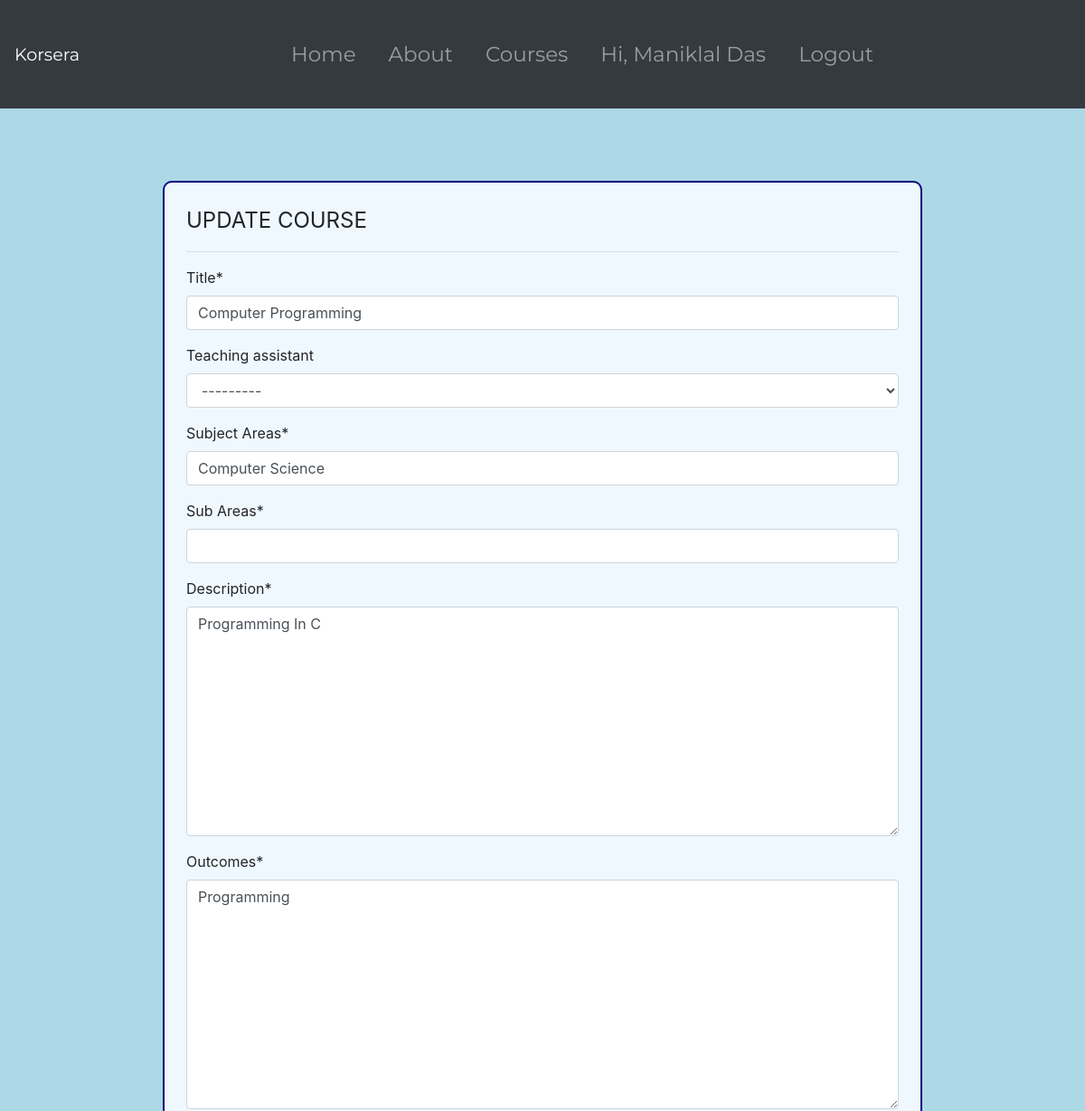
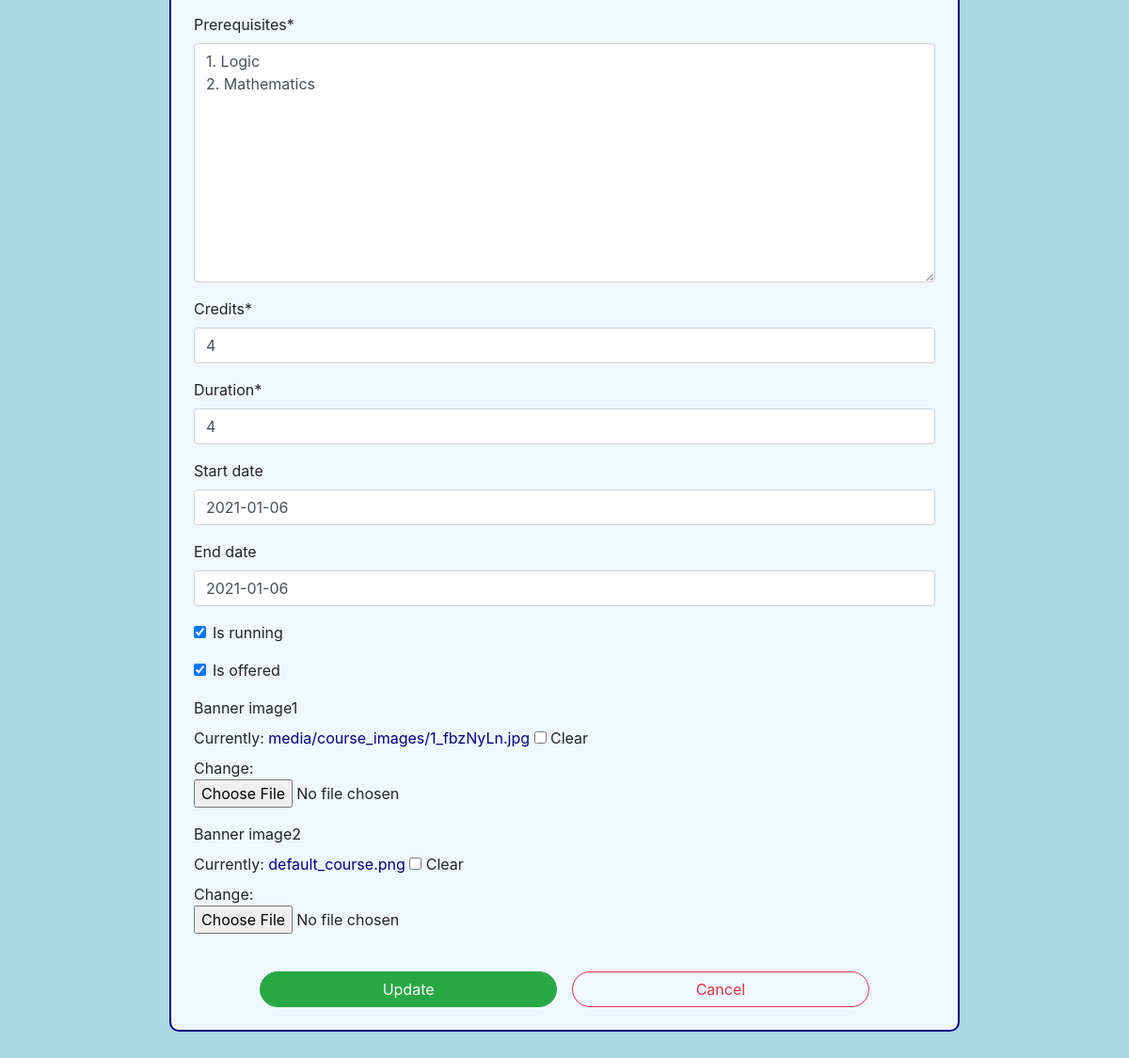
The app's page /courses/1/update/ (signed in) with its own data (2 pictures, top to bottom).
### accounts/models.py (models this page shows, shortened)
class Instructor(models.Model):
    user = models.OneToOneField(User, on_delete=models.CASCADE)
    instructor_id = models.CharField(max_length=20, default="", unique=True)
    name = models.CharField(max_length=100)
    dob = models.DateField(auto_now=False, default=timezone.now)
    age = models.IntegerField(default=18)
    phone = models.CharField(max_length=15, default="+91-")
    gender = models.CharField(max_length=15, choices=GENDER_CHOICES, default="Male")
    address = models.TextField(max_length=1000, default="")
    college = models.CharField(max_length=1000, default="")
    department = models.CharField(max_length=200, default="")
    profile_link = models.CharField(max_length=500)
    image = models.ImageField(upload_to='media/student_pics', default='default_user.png')

### courses/models.py (models this page shows, shortened)
class Course(models.Model):
    course_code = models.CharField(max_length=50, unique=True)
    title = models.CharField(max_length=500)
    department = models.CharField(verbose_name="Subject Areas", max_length=200, default="")
    sub_areas = models.CharField(verbose_name="Sub Areas", max_length=200, default="")
    instructor1 = models.ForeignKey(Instructor, on_delete=models.PROTECT, related_name='instructor1')
    instructor2 = models.ForeignKey(Instructor, on_delete=models.PROTECT, related_name='instructor2', blank=True, null=True)
    teaching_assistant = models.ForeignKey(TeachingAssistant, on_delete=models.PROTECT, related_name='ta', blank=True, null=True)
    current_batch = models.CharField(max_length=10, default="1")
    description = models.TextField(max_length=10000, default="")
    outcomes = models.TextField(max_length=10000, default="")
    prerequisites = models.TextField(max_length=10000, default="")
    credits = models.IntegerField(default=3)
    fee = models.DecimalField(max_digits=7, decimal_places=2)   # Course Fee in INR
    duration = models.IntegerField(default=4)   # Course Duration in weeks
    start_date = models.DateField(auto_now=False, default=timezone.now, blank=True, null=True)
    end_date = models.DateField(auto_now=False, default=timezone.now, blank=True, null=True)
    is_running = models.BooleanField(default=False)
    is_offered = models.BooleanField(default=False)
    banner_image1 = models.ImageField(upload_to='media/course_images', default='default_course.png', blank=True, null=True)
    banner_image2 = models.ImageField(upload_to='media/course_images', default='default_course.png', blank=True, null=True)
    desc_file1 = models.FileField(upload_to='media/course_files', blank=True, null=True)
    desc_file2 = models.FileField(upload_to='media/course_files', blank=True, null=True)
    students_file = models.FileField(upload_to='media/course_files/students', blank=True, null=True)

### courses/views.py (the view)
# urls.py: path('<int:pk>/update', update_course, name='update_course'),
@login_required
def update_course(request, pk):
    try:
        instructor = request.user.instructor
        course = get_object_or_404(Course, pk = pk)
        if instructor == course.instructor1 or instructor == course.instructor2:
            form = None
            if request.method == "POST":
                form = CourseUpdationForm(request.POST, request.FILES, instance=course)
                if form.is_valid():
                    course = form.instance
                    course.save()
                    messages.success(request, f'Course Updated!')
                    return redirect('course_details', course.id)
            else:
                form = CourseUpdationForm(instance=course)
            context = {
                'instructor' : instructor,
                'form' : form
            }
            return render(request, 'courses/update_course.htm', context)
        else:
            messages.error(request, f'You are not authorized to update a course')
            return redirect('index')
    except:
        messages.error(request, f'You are not authorized to update a course')
        return redirect('index')

### courses/forms.py
class CourseUpdationForm(forms.ModelForm):
    class Meta:
        model = Course
        fields = [
            'title', 'teaching_assistant', 'department', 'sub_areas',
            'description', 'outcomes', 'prerequisites', 'credits',
            'duration', 'start_date', 'end_date', 'is_running', 'is_offered',
            'banner_image1', 'banner_image2',
        ]

### templates/courses/update_course.htm (shortened to what this page needs)
{% extends 'main/base.htm' %}
{% load static %}
{% load crispy_forms_tags %}
{% block content %}
    <section class="child register">
        <form method="POST" class="register-form">
            <legend>UPDATE COURSE</legend>
            <hr>
            {{ form | crispy }}
            <br>
            <div class="row ml-auto mr-auto col-12">
                <button type="submit" class="btn btn-success col-5 h-20 ml-auto mr-3">Update</button>
                <a class="btn btn-outline-danger col-5 h-20 mr-auto" href="{% url 'index' %}">Cancel</a>
            </div>
        </form>
    </section>
{% endblock content %}

### templates/main/base.htm (shortened to what this page needs)
{% load static %}
<!DOCTYPE html>
<head>
    <link rel="stylesheet" href="https://cdn.jsdelivr.net/npm/bootstrap@4.5.3/dist/css/bootstrap.min.css">
    <link rel="stylesheet" href="{% static 'main/main.css' %}">
</head>
<body>
    <nav class="navbar navbar-expand-lg navbar-dark bg-dark fixed">
        <a class="navbar-brand" href="{% url 'index' %}">Korsera</a>
        <div class="collapse navbar-collapse" id="navbarSupportedContent">
            <ul class="navbar-nav ml-auto mr-auto">
                <li class="nav-item">
                    <a class="nav-link" href="{% url 'index' %}">Home <span class="sr-only">(current)</span></a>
                </li>
                <li class="nav-item">
                    <a class="nav-link" href="{% url 'about' %}">About</a>
                </li>
                <li class="nav-item">
                    <a class="nav-link" href="{% url 'view_courses' %}">Courses</a>
                </li>
                {% if user.student %}
                    <li class="nav-item">
                        <a class="nav-link" href="{% url 'student_profile' %}" tabindex="-1" aria-disabled="true" style="width: max-content;">Hi, {{ user.student.name }}</a>
                    </li>
                    <li class="nav-item">
                        <a class="nav-link" href="{% url 'logout' %}" tabindex="-1" aria-disabled="true" style="width: max-content;">Logout</a>
                    </li>
                {% elif user.instructor %}
                    <li class="nav-item">
                        <a class="nav-link" href="{% url 'instructor_profile' %}" tabindex="-1" aria-disabled="true" style="width: max-content;">Hi, {{ user.instructor.name }}</a>
                    </li>
                    <li class="nav-item">
                        <a class="nav-link" href="{% url 'logout' %}" tabindex="-1" aria-disabled="true" style="width: max-content;">Logout</a>
                    </li>
                {% endif %}
            </ul>
        </div>
    </nav>
    {% block content %}
    {% endblock %}
</body>

### static/main/main.css (style rules this page uses)
body { background-color: aliceblue; }
a { text-emphasis: none; text-transform: none; text-decoration: none; color: navy; }
nav { position: fixed; background-attachment: fixed; }
.navbar { width: 100vw; height: 15vh; background-attachment: fixed; position: fixed; top: 0; z-index: 100; }
.nav-item { font-family: 'Montserrat', sans-serif; font-size: larger; color: yellowgreen; width: max-content; margin-left: 10px; margin-right: 10px; text-align: center; }
.nav-link { font-family: 'Montserrat', sans-serif; font-size: larger; color: yellowgreen; width: max-content; }
.navbar-brand { font-family: 'Montserrat', sans-serif; font-size: larger; color: yellowgreen; }
.register { height: max-content; background-color: lightblue; padding-top: 10vh; padding-bottom: 15vh; }
.row { width: 80vw; }
.register-form { width: 70vw; margin-left: auto; margin-right: auto; margin-top: 15vh; padding: 2%; background: aliceblue; border: 2px solid navy; border-radius: 10px; }
.btn { border-radius: 25px; }

### records on screen
Course: title "Computer Programming", teaching_assistant "---------", department "Computer Science", description "Programming In C", outcomes "Programming", prerequisites "1. Logic 2. Mathematics", credits "4", duration "4", start_date "2021-01-06", end_date "2021-01-06", is_running "☑", is_offered "☑"

### other values on screen
{{ user.instructor.name }} "Maniklal Das"
